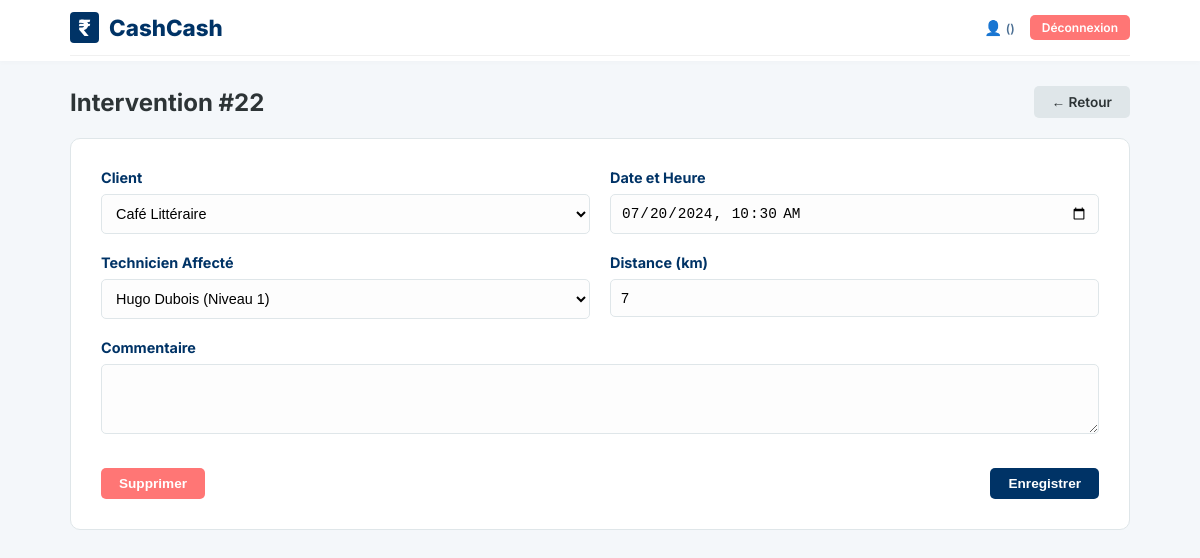
/index.php?action=details&id=22 (signed in), run on the app's committed database.
### tables this page shows
CREATE TABLE `intervention` (
  `id_intervention` int(11) NOT NULL,
  `id_client` int(11) NOT NULL,
  `id_technicien` int(11) NOT NULL,
  `date_intervention` datetime NOT NULL,
  `statut` enum('PREVU','REALISE','ANNULE') DEFAULT 'PREVU',
  `distance_km` int(11) DEFAULT 0,
  `temps_total` int(11) DEFAULT 0,
  `commentaire_global` text DEFAULT NULL
);

CREATE TABLE `client` (
  `id_client` int(11) NOT NULL,
  `raison_sociale` varchar(255) NOT NULL,
  `siren` varchar(14) DEFAULT NULL,
  `code_ape` varchar(10) DEFAULT NULL,
  `adresse` text DEFAULT NULL,
  `telephone` varchar(30) DEFAULT NULL,
  `email` varchar(150) DEFAULT NULL,
  `id_agence` int(11) NOT NULL,
  `distance_km` int(11) DEFAULT 0,
  `duree_deplacement_min` int(11) DEFAULT 0
);

CREATE TABLE `technicien` (
  `id_technicien` int(11) NOT NULL,
  `matricule` varchar(50) NOT NULL,
  `nom` varchar(100) NOT NULL,
  `prenom` varchar(100) DEFAULT NULL,
  `qualification` varchar(150) DEFAULT NULL,
  `date_obtention_qualification` date DEFAULT NULL,
  `mail` varchar(150) DEFAULT NULL,
  `tel_mobile` varchar(30) DEFAULT NULL,
  `id_agence` int(11) NOT NULL
);

### controllers/HomeController.php (called while the page is built, shortened)
<?php
require_once 'models/Intervention.php';
class HomeController {
    public function details() {
        $item = [];
        $techniciens = Intervention::getTechniciens();
        $clients = Intervention::getClients();
        if (isset($_GET['id'])) $item = Intervention::getById($_GET['id']);
        require 'views/details.php';
    }
}
?>

### models/Intervention.php (called while the page is built, shortened)
<?php
class Intervention {
    public static function getById($id) {
        $pdo = DB::connect();
        $sql = "SELECT i.*,
                       c.raison_sociale as client_nom,
                       c.adresse as lieu,
                       t.nom as tech_nom,
                       t.prenom as tech_prenom
                FROM intervention i
                JOIN client c ON i.id_client = c.id_client
                LEFT JOIN technicien t ON i.id_technicien = t.id_technicien
                WHERE id_intervention = ?";
        $stmt = $pdo->prepare($sql);
        $stmt->execute([$id]);
        return $stmt->fetch(PDO::FETCH_ASSOC);
    }
    public static function getTechniciens() {
        $pdo = DB::connect();
        return $pdo->query("SELECT * FROM technicien ORDER BY nom ASC")->fetchAll(PDO::FETCH_ASSOC);
    }
    public static function getClients() {
        $pdo = DB::connect();
        return $pdo->query("SELECT * FROM client ORDER BY raison_sociale ASC")->fetchAll(PDO::FETCH_ASSOC);
    }
}
?>

### views/details.php (the view, shortened to what this page needs)
<?php require 'views/header.php';
$isEdit = !empty($item);
?>
<div class="header-split">
    <h2><?= $isEdit ? 'Intervention #'.($item['id_intervention'] ?? '') : 'Nouvelle Intervention' ?></h2>
    <a href="javascript:history.back()" class="btn btn-secondary">← Retour</a>
</div>
<form method="POST" class="form-card">
    <div class="row">
        <div class="col">
            <label class="label">Client</label>
            <select name="id_client" class="input" required>
                <?php foreach($clients as $c): ?>
                    <option value="<?= $c['id_client'] ?>"
                        <?= (isset($item['id_client']) && $item['id_client'] == $c['id_client']) ? 'selected' : '' ?>>
                        <?= htmlspecialchars($c['raison_sociale']) ?>
                    </option>
                <?php endforeach; ?>
            </select>
        </div>
        <div class="col">
            <label class="label">Date et Heure</label>
            <input type="datetime-local" name="date" class="input"
                   value="<?= isset($item['date_intervention']) ? date('Y-m-d\TH:i', strtotime($item['date_intervention'])) : '' ?>" required>
        </div>
    </div>
    <div class="row">
        <div class="col">
            <label class="label">Technicien Affecté</label>
            <select name="id_technicien" class="input">
                <?php foreach($techniciens as $tech): ?>
                    <option value="<?= $tech['id_technicien'] ?>"
                        <?= (isset($item['id_technicien']) && $item['id_technicien'] == $tech['id_technicien']) ? 'selected' : '' ?>>
                        <?= htmlspecialchars($tech['prenom'] . ' ' . $tech['nom']) ?> (<?= $tech['qualification'] ?>)
                    </option>
                <?php endforeach; ?>
            </select>
        </div>
        <div class="col">
            <label class="label">Distance (km)</label>
            <input type="number" name="distance" class="input" value="<?= $item['distance_km'] ?? '' ?>" required>
        </div>
    </div>
    <div class="row">
        <div class="col">
            <label class="label">Commentaire</label>
            <textarea name="desc" class="input" rows="3"><?= $item['commentaire_global'] ?? '' ?></textarea>
        </div>
    </div>
    <div class="actions">
        <?php if($isEdit): ?>
            <button type="submit" name="delete" class="btn btn-danger" onclick="return confirm('Voulez-vous vraiment supprimer cette intervention ?')">Supprimer</button>
        <?php else: ?>
            <div></div>
        <?php endif; ?>
        <button type="submit" class="btn btn-orange">Enregistrer</button>
    </div>
</form>
</body></html>

### public/style.css (style rules this page uses)
:root { --brand-blue: #003366; --status-prevu-bg: #b2bec3; --status-prevu-text: #2d3436; --status-realise-bg: #003366; --status-realise-text: #ffffff; --text-todo: #b2bec3; --text-done: #003366; --bg-light: #f4f7fa; --white: #ffffff; --text-dark: #2d3436; --text-grey: #636e72; --border: #dfe6e9; }
* { box-sizing: border-box; margin: 0; padding: 0; }
body { font-family: "Inter", sans-serif; background-color: var(--bg-light); color: var(--text-dark); padding-bottom: 50px; }
a { text-decoration: none; color: inherit; }
.btn { padding: 8px 18px; border-radius: 5px; border: none; font-weight: 600; cursor: pointer; transition: 0.2s; display: inline-flex; align-items: center; justify-content: center; font-size: 0.85rem; }
.btn-orange { background: var(--brand-blue); color: white; }
.btn-secondary { background: #dfe6e9; color: var(--text-dark); }
.btn-danger { background: #ff7675; color: white; }
.input { padding: 10px; border: 1px solid var(--border); border-radius: 5px; width: 100%; font-size: 0.9rem; background-color: #fdfdfd; }
.header-split { display: flex; justify-content: space-between; align-items: center; margin-bottom: 20px; }
.form-card { background: var(--white); padding: 30px; border-radius: 10px; border: 1px solid var(--border); }
.row { display: flex; gap: 20px; margin-bottom: 20px; }
.col { flex: 1; }
.label { display: block; font-weight: 700; margin-bottom: 8px; color: var(--brand-blue); font-size: 0.9rem; }
.actions { display: flex; justify-content: space-between; margin-top: 30px; }

### data on the page
intervention: id_intervention "22", id_client "Café Littéraire", date "07/20/2024 10:30", id_technicien "Hugo Dubois (Niveau 1)", distance "7"
